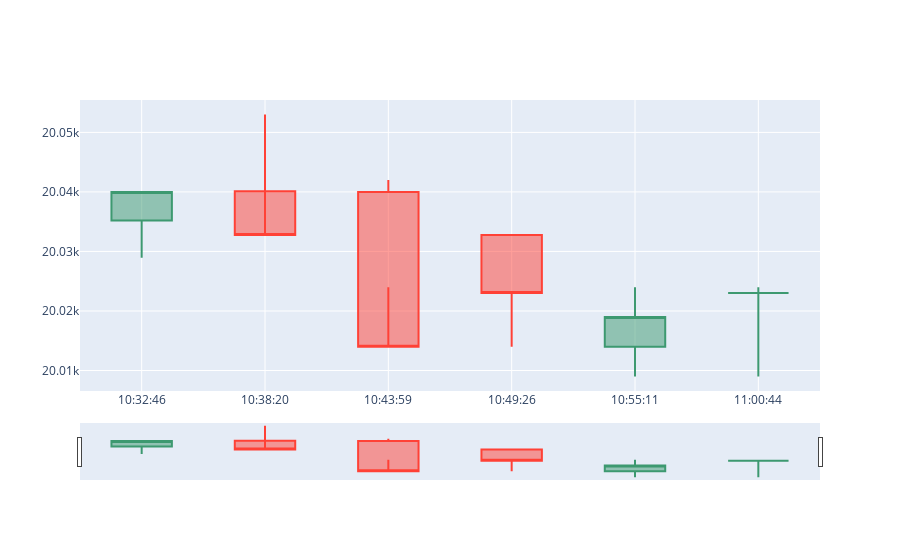

Here is the notebook cell this chart was saved with:
### Code cell
plot_rate(300)

### Figure 1 — Plotly figure (JSON) as saved in the notebook; plotly's stock layout.template omitted (floating-point values rounded to 4 significant figures)
{"data": [{"close": [20040, 20030.0, 20014, 20023, 20019, 20023], "high": [20040.0, 20053, 20042, 20030.0, 20024, 20024], "low": [20030.0, 20040, 20024, 20014, 20009, 20009], "open": [20040.0, 20040.0, 20040, 20030.0, 20014, 20023], "type": "candlestick", "x": ["10:32:46", "10:38:20", "10:43:59", "10:49:26", "10:55:11", "11:00:44"]}], "layout": {}}
